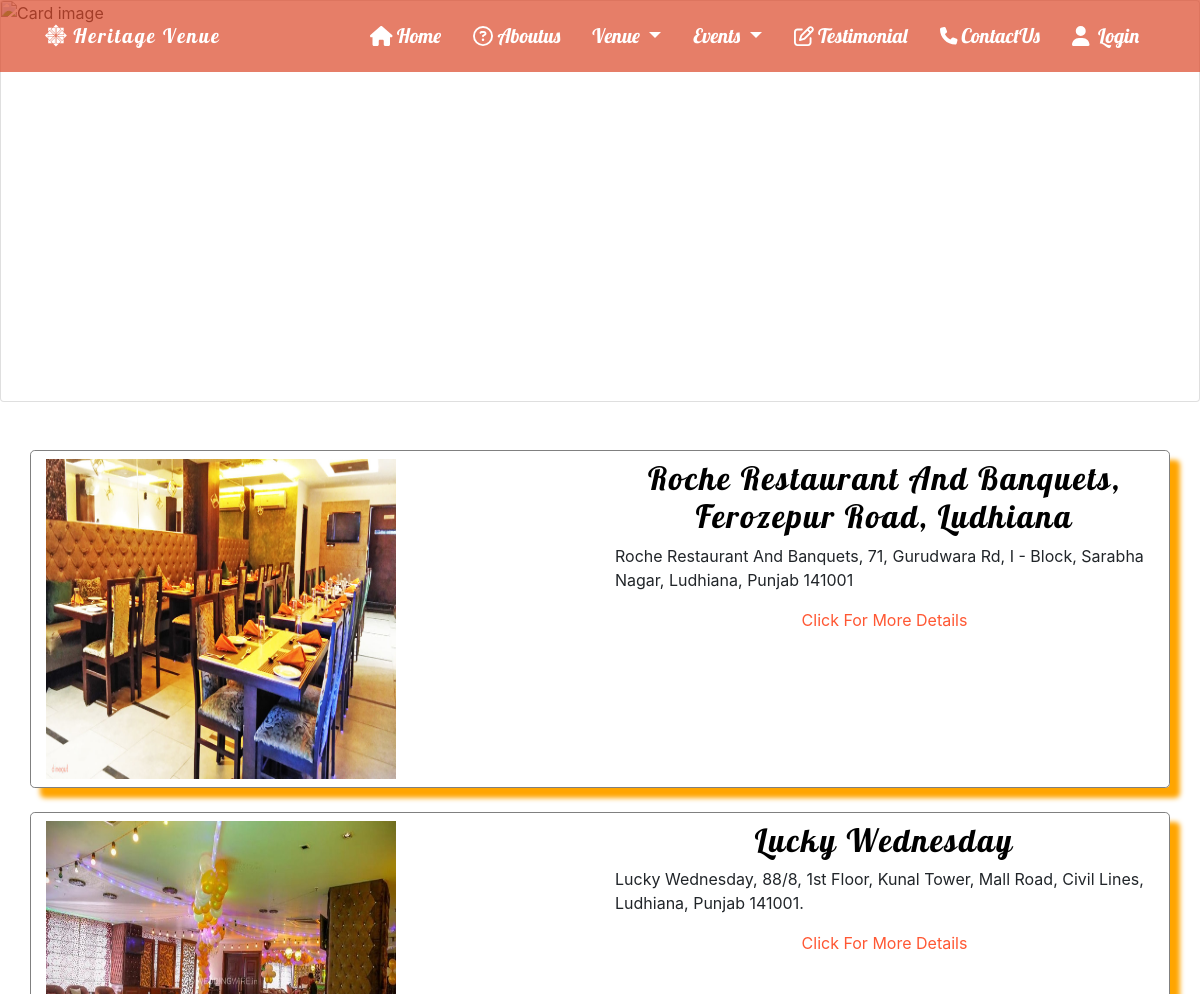
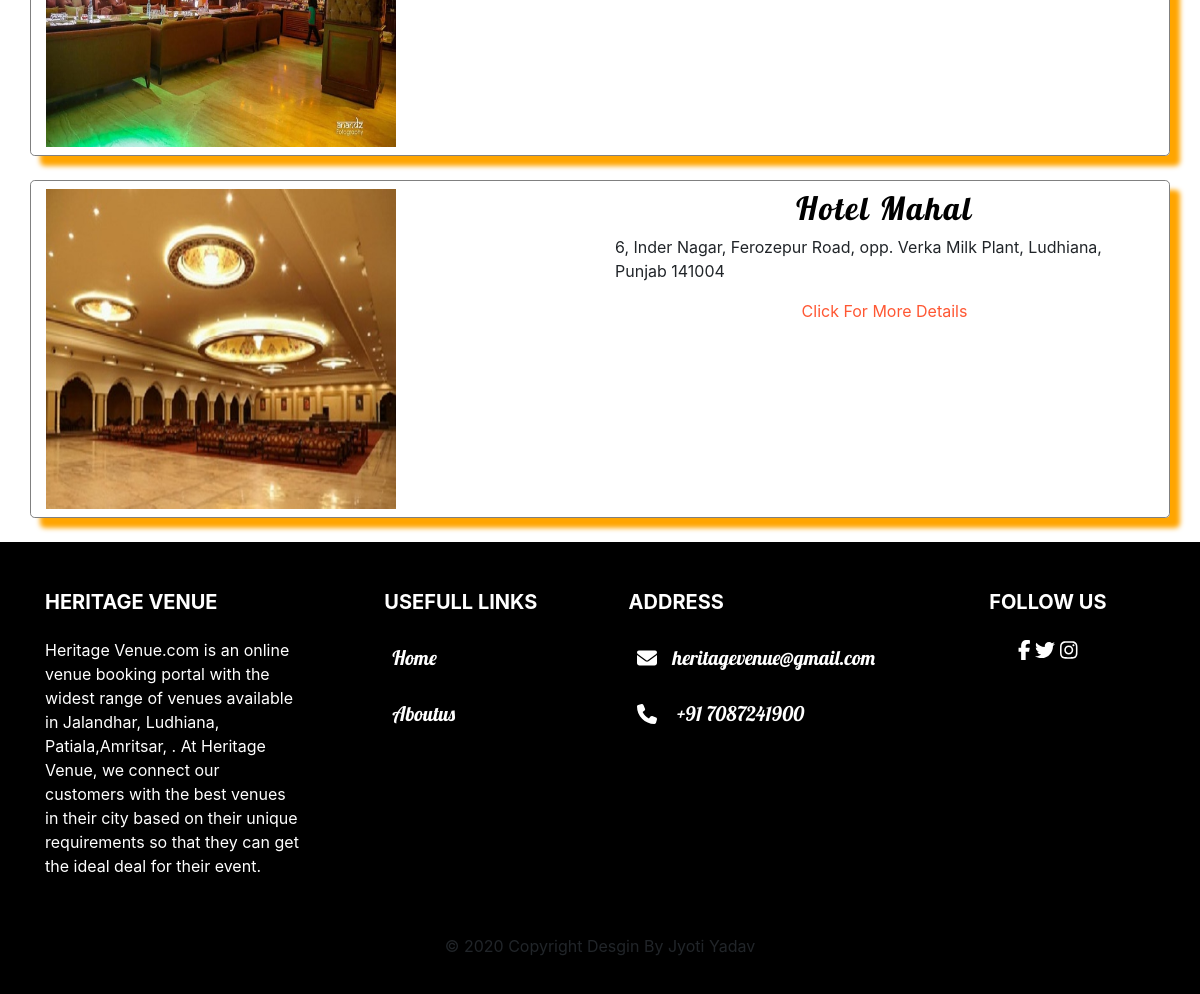
The app's page /Events.php?id=1 with its own data (2 pictures, top to bottom).
### tables this page shows
CREATE TABLE `halls_details` (
  `hall_id` int(50) NOT NULL,
  `cid` int(10) NOT NULL,
  `event_id` int(100) NOT NULL,
  `name` varchar(255) NOT NULL,
  `contact` varchar(15) NOT NULL,
  `email` varchar(255) NOT NULL,
  `booking_cost` varchar(255) NOT NULL,
  `food_cost` varchar(255) NOT NULL,
  `Capacity` varchar(50) NOT NULL,
  `address` varchar(255) NOT NULL,
  `services` text NOT NULL,
  `description` text NOT NULL,
  `image` varchar(200) NOT NULL,
  `image2` varchar(100) NOT NULL,
  `image3` varchar(100) NOT NULL
);

### Events.php (the view, shortened to what this page needs)
<?php
include('includes/header.php');
include('includes/navbar.php');
?>
 <div class="card img-fluid" style="width:500px%">
    <img class="card-img-top" src="image/vishnu-r-nair-m1WZS5ye404-unsplash.jpg" alt="Card image" style="background-size: cover;height:50vh;width: 100%; background-repeat: no-repeat;">
    <div class="card-img-overlay">
     <div class="headerrrrr">
      <h1 class="animated " > Events Listings....</h1>
   </div>
     </div>
    </div>
   <br>
   <br>
          <?php
         $id=$_GET['id'];
$select="select * from halls_details where event_id='$id'";
$exe= mysqli_query($connection,$select);
while($fetch= mysqli_fetch_array($exe)){ ?>
 <div class="container mb-4 rounded-lg" style="border: 1px solid grey; box-shadow: 10px 10px 5px orange; " >
  <div class="my-0">
  <div class="py-2">
   <div class="row">
       <div class="col-lg-6 col-md-6 col-12">
              <img src="image/<?php echo $fetch['image'];?>" style="background-size: cover;height:40vh;width: 65%; background-repeat: no-repeat;" >
            </div>
           <div class="col-lg-6 col-md-6 col-12">
           <h2 class="display-8" style="color: black; "><?php echo $fetch['name'];?></h2>
           <p><?php echo $fetch['address'];?></p>
           <p align="center"><a href="nirvanahotel.php?hotelid=<?php echo $fetch['hall_id']?>" style="color:#FF5733 ;">Click For More Details</a></p>
           </div>
       </div>
   </div>
      </div>
      </div>
      <?php } ?>
     <?php
    include('includes/footer.php');
    ?>

### includes/header.php (shortened to what this page needs)
<!DOCTYPE html>
<html lang="en">
<head>
    <link rel="stylesheet" href="css/bootstrap.min.css">
    <link rel="stylesheet" href="css/animate.min.css">
    <link rel="stylesheet" href="css/style.css">
   <link rel="stylesheet" href="https://cdnjs.cloudflare.com/ajax/libs/font-awesome/4.7.0/css/font-awesome.min.css">
    <link rel="stylesheet" href="https://stackpath.bootstrapcdn.com/bootstrap/4.4.1/css/bootstrap.min.css">
      <link rel="stylesheet" href="https://netdna.bootstrapcdn.com/font-awesome/4.0.3/css/font-awesome.min.css">
<link rel="stylesheet" href="css/counter.css">
</head>
<body>

### includes/navbar.php (shortened to what this page needs)
<nav class="navbar navbar-expand-lg navbar-dark  fixed-top " style="background-color:rgba(220, 72, 40,0.7)">
  <div class="container">
  <a class="navbar-brand" href="#"><i class='fab fa-centos fa-lg'></i> Heritage Venue</a>
  <div class="collapse navbar-collapse" id="navbarNavDropdown">
    <ul class="navbar-nav ml-auto">
      <li class="nav-item active">
        <a class="nav-link" href="index.php"><i class="fas fa-home"></i>&nbsp;Home <span class="sr-only">(current)</span></a>
      </li>
      <li class="nav-item active">
        <a class="nav-link" href="about%20us.php"><i class="far fa-question-circle"></i>&nbsp;Aboutus</a>
      </li>
       <li class="nav-item dropdown active">
        <a class="nav-link dropdown-toggle" href="#" id="navbarDropdownMenuLink" role="button" data-toggle="dropdown" aria-haspopup="true" aria-expanded="false">
          Venue
        </a>
        </li>
    <li class="nav-item dropdown active">
        <a class="nav-link dropdown-toggle" href="#" id="navbarDropdownMenuLink" role="button" data-toggle="dropdown" aria-haspopup="true" aria-expanded="false">
          Events
        </a>
        </li>
         <li class="nav-item active">
        <a class="nav-link" href="testimonial.php"><i class="far fa-edit"></i>&nbsp;Testimonial</a>
      </li>
         <li class="nav-item active">
        <a class="nav-link" href="contact.php" name="con" ><i class="fa fa-phone fa-sm" > </i>&nbsp;ContactUs</a>
      </li>
   <?php
            if(!isset($_SESSION['username'])){ ?>
        <li class="nav-item active">
    <a  class='nav-link' href='#myModal' data-toggle='modal' ><i class='fas fa-user'></i> &nbsp;Login</a>
       </li>
         <?php   } ?>
 </ul>
     </div>
   </div>
</nav>

### includes/footer.php (shortened to what this page needs)
<footer class="page-footer font-small pt-4" style="padding: 20px">
  <div class="container text-center text-md-left">
    <div class="row">
      <div class="col-md-4 col-lg-3 mr-auto my-md-4 my-0 mt-4 mb-1">
        <h5 class="font-weight-bold text-uppercase mb-4" style="color: white">Heritage Venue</h5>
        <p style="color: white">Heritage Venue.com is an online venue booking portal with the widest range of venues available in Jalandhar, Ludhiana, Patiala,Amritsar, . At Heritage Venue, we connect our customers with the best venues in their city based on their unique requirements so that they can get the ideal deal for their event. </p>
      </div>
      <div class="col-md-2 col-lg-2 mx-auto my-md-4 my-0 mt-4 mb-1">
        <h5 class="font-weight-bold text-uppercase mb-4" style="color: white">Usefull links</h5>
        <ul class="list-unstyled">
          <li>
            <p>
              <a href="index.php" style="color: white">Home</a>
            </p>
          </li>
          <li>
            <p>
              <a href="about%20us.php" style="color: white">Aboutus</a>
            </p>
          </li>
        </ul>
      </div>
      <div class="col-md-4 col-lg-3 mx-auto my-md-4 my-0 mt-4 mb-1">
        <h5 class="font-weight-bold text-uppercase mb-4"style="color: white">Address</h5>
        <ul class="list-unstyled">
          <li>
            <p style="color: white">
              <i class="fas fa-envelope mr-3"></i>heritagevenue@gmail.com</p>
          </li>
          <li>
            <p style="color: white">
              <i class="fas fa-phone mr-3"></i> +91 7087241900</p>
          </li>
        </ul>
      </div>
      <div class="col-md-2 col-lg-2 text-center mx-auto my-4">
        <h5 class="font-weight-bold text-uppercase mb-4" style="color: white">Follow Us</h5>
        <a href="https://www.facebook.com/" style="color: white">
          <i class="fab fa-facebook-f fa-lg" ></i>
        </a>
        <a href="https://twitter.com/login" style="color: white">
          <i class="fab fa-twitter fa-lg"></i>
        </a>
        <a href="https://www.instagram.com/accounts/login/" style="color: white">
        <i class="fab fa-instagram fa-lg"></i>
        </a>
      </div>
    </div>
  </div>
  <div class="footer-copyright text-center py-3">© 2020 Copyright Desgin By Jyoti Yadav
  </div>
</footer>
    </body>
</html>

### css/style.css (style rules this page uses)
* { margin: 0; padding: 0; }
li { padding:5px 8px; font-family: 'Lobster', cursive; font-size: 20px; }
.navbar-brand { font-family: 'Lobster', cursive; font-size: 50px; color: white; font-weight: 200; letter-spacing: 2px; }
h1 { font-family: 'Lobster', cursive; padding: 20px; }
h2 { color:white; color:white; margin-bottom: 70px; font-size: 45px; letter-spacing: 2px; text-align: center; font-family: 'Lobster', cursive; }
.page-footer { width: 100%; background: black; display: block; padding: 20px; }
.headerrrrr { height: 60vh; display:flex; align-items: center; justify-content: center; margin-bottom: 20px; color: white; }

### records on screen
halls_details: image (picture), name "Roche Restaurant And Banquets, Ferozepur Road, Ludhiana", address "Roche Restaurant And Banquets, 71, Gurudwara Rd, I - Block, Sarabha Nagar, Ludhiana, Punjab 141001"
halls_details: image (picture), name "Lucky Wednesday", address "Lucky Wednesday, 88/8, 1st Floor, Kunal Tower, Mall Road, Civil Lines, Ludhiana, Punjab 141001."
halls_details: image (picture), name "Hotel Mahal", address "6, Inder Nagar, Ferozepur Road, opp. Verka Milk Plant, Ludhiana, Punjab 141004"
